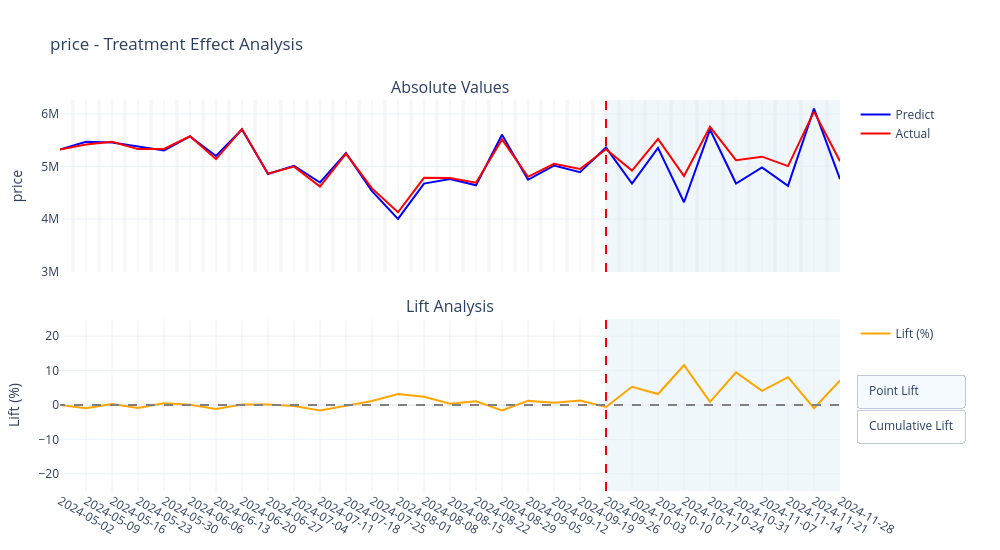
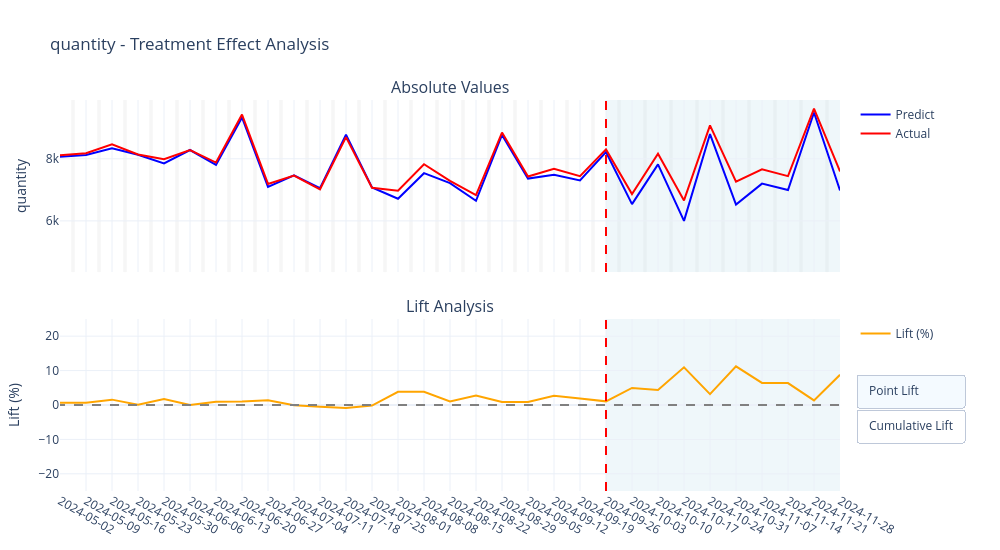

Notebook cell for these charts, in order:
### Code cell
config = PredictionConfig.from_hyperparameters(result['final_hyperparameters'])
predictor = IteratoPredictor(config)
result_predict = predictor.predict(
    df=filtered_weekly_df,
    final_weight=result['final_weight'],
    standardization_info=result['standardization_info'],
)
df_pred = result_predict.predictions

df_uplifts = calculate_all_uplifts(
    df_predict=df_pred,
    outcomes=["price", "quantity", "price_per_unit"],
    treatment_start='2024-10-03',
    eval_end='2024-11-28',
    entity_col=config.entity_col,
    time_col=config.time_col,
)

matching_dates = pd.date_range(start='2024-05-02', end='2024-11-28', freq='W')
for outcome in ["price", "quantity", "price_per_unit"]:
    create_lift_plot(
        df_predict=df_pred,
        outcome=outcome,
        start='2024-05-02', end='2024-11-28',
        matching_dates=matching_dates,
        treatment_start='2024-10-03',
        entity_col=config.entity_col, time_col=config.time_col,
        show_plot=True,
    )
